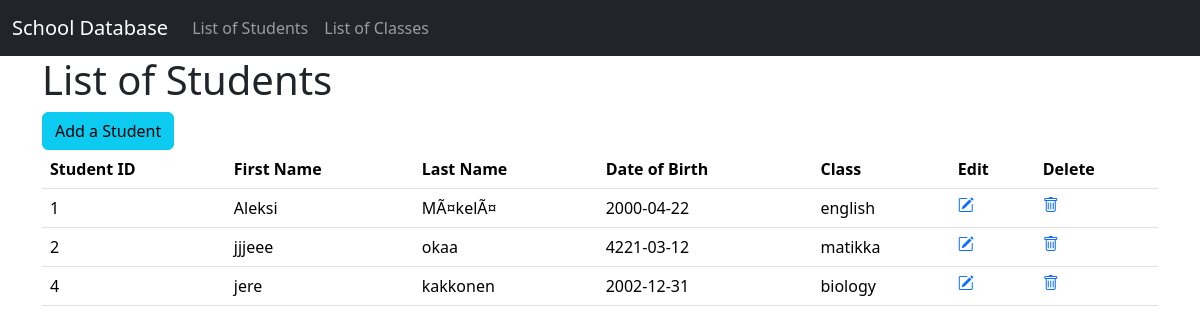
/studentsCRUD/students/list-students.php, run on the app's committed database.
### tables this page shows
CREATE TABLE `students` (
  `studentID` int(11) NOT NULL,
  `firstName` varchar(255) NOT NULL,
  `lastName` varchar(255) NOT NULL,
  `dateOfBirth` date NOT NULL,
  `class` int(11) NOT NULL
);

CREATE TABLE `classes` (
  `classID` int(11) NOT NULL,
  `className` varchar(255) NOT NULL
);

### studentsCRUD/students/list-students.php (the view, shortened to what this page needs)
<?php
require_once("../db_config.php");
$query = "SELECT students.studentID, students.firstName, students.lastName, students.dateOfBirth, students.class, classes.className
FROM students
INNER JOIN classes ON students.class = classes.classID";
$results = $db_connection->query($query);
?>
<DOCTYPE html>
  <html lang="en">
  <head>
    <link href="https://cdn.jsdelivr.net/npm/bootstrap@5.3.2/dist/css/bootstrap.min.css" rel="stylesheet">
    <link rel="stylesheet" href="https://cdn.jsdelivr.net/npm/bootstrap-icons@1.11.1/font/bootstrap-icons.css">
  </head>
  <body>
    <?php include "../nav.php" ?>
    <div class="container">
      <h1 class="">List of Students</h1>
      <a href="createStudent.php" class="btn btn-info">Add a Student</a>
      <table class="table">
        <thead>
          <tr>
            <th>Student ID</th>
            <th>First Name</th>
            <th>Last Name</th>
            <th>Date of Birth</th>
            <th>Class</th>
            <th>Edit</th>
            <th>Delete</th>
          </tr>
        </thead>
        <tbody>
          <?php
          foreach ($results as $result) {
            ?>
            <tr>
              <td>
                <?php echo $result['studentID'] ?>
              </td>
              <td>
                <?php echo $result['firstName'] ?>
              </td>
              <td>
                <?php echo $result['lastName'] ?>
              </td>
              <td>
                <?php echo $result['dateOfBirth'] ?>
              </td>
              <td>
                <?php echo $result['className']; ?>
              </td>
              <td><a href="edit.php?studentID=<?php echo $result['studentID'] ?>"><i class="bi bi-pencil-square"></i></a></td>
              <td><a href="delete.php?studentID=<?php echo $result['studentID'] ?>"><i class="bi bi-trash"></i></a></td>
            </tr>
            <?php
          }
            ?>
        </tbody>
      </table>
    </div>
  </body>
  </html>

### studentsCRUD/nav.php
<nav class="navbar navbar-expand-lg navbar-dark bg-dark">
  <div class="container-fluid">
    <a class="navbar-brand" href="">School Database</a>
    <div class="collapse navbar-collapse" id="navbarSupportedContent">
      <ul class="navbar-nav me-auto mb-2 mb-lg-0">
        <li class="nav-item">
          <a class="nav-link" aria-current="page" href="../students/list-students.php">List of Students</a>
        </li>
        <li class="nav-item">
          <a class="nav-link" href="../classes/list-classes.php">List of Classes</a>
        </li>
      </ul>
    </div>
  </div>
</nav>

### data on the page
students: studentID "1", firstName "Aleksi", lastName "MÃ¤kelÃ¤", dateOfBirth "2000-04-22", class.className "english"
students: studentID "2", firstName "jjjeee", lastName "okaa", dateOfBirth "4221-03-12", class.className "matikka"
students: studentID "4", firstName "jere", lastName "kakkonen", dateOfBirth "2002-12-31", class.className "biology"
